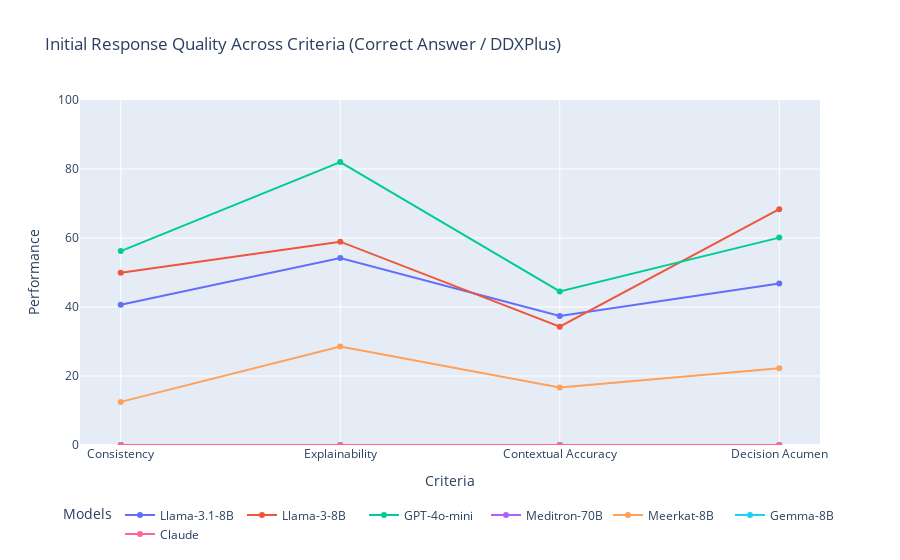

Source (notebook cell):
### Code cell
import plotly.graph_objects as go

categories = ['Consistency', 'Explainability', 'Contextual Accuracy', 'Decision Acumen']
models = [
    ("Llama-3.1-8B", [40.64, 54.20, 37.41, 46.83]),
    ("Llama-3-8B", [49.96, 58.93, 34.28, 68.35]),
    ("GPT-4o-mini", [56.21, 82.02, 44.50, 60.11]),
    ("Meditron-70B", [0, 0, 0, 0]),
    ("Meerkat-8B", [12.50, 28.57, 16.66, 22.22]),
    ("Gemma-8B", [0, 0, 0, 0]),
    ("Claude", [0, 0, 0, 0])
]

fig = go.Figure()

# Add traces for each model
for model_name, values in models:
    fig.add_trace(go.Scatter(
        x=categories,
        y=values,
        mode='lines+markers',
        name=model_name,
        text=[f"{value:.2f}" for value in values],  # Add hover text for values
        hoverinfo="text+name"
    ))

# Update layout
fig.update_layout(
    title="Initial Response Quality Across Criteria (Correct Answer / DDXPlus)",
    xaxis=dict(
        title="Criteria",
        tickmode="linear",
        tickvals=list(range(len(categories))),
        ticktext=categories
    ),
    yaxis=dict(
        title="Performance",
        range=[0, 100]
    ),
    legend=dict(
        title="Models",
        orientation="h",
        yanchor="bottom",
        y=-0.3,
        xanchor="center",
        x=0.5
    )
)

fig.show()

### Figure 1 — Plotly figure (JSON) as saved in the notebook; plotly's stock layout.template omitted (floating-point values rounded to 4 significant figures)
{"data": [{"hoverinfo": "text+name", "mode": "lines+markers", "name": "Llama-3.1-8B", "text": ["40.64", "54.20", "37.41", "46.83"], "type": "scatter", "x": ["Consistency", "Explainability", "Contextual Accuracy", "Decision Acumen"], "y": [40.64, 54.2, 37.41, 46.83]}, {"hoverinfo": "text+name", "mode": "lines+markers", "name": "Llama-3-8B", "text": ["49.96", "58.93", "34.28", "68.35"], "type": "scatter", "x": ["Consistency", "Explainability", "Contextual Accuracy", "Decision Acumen"], "y": [49.96, 58.93, 34.28, 68.35]}, {"hoverinfo": "text+name", "mode": "lines+markers", "name": "GPT-4o-mini", "text": ["56.21", "82.02", "44.50", "60.11"], "type": "scatter", "x": ["Consistency", "Explainability", "Contextual Accuracy", "Decision Acumen"], "y": [56.21, 82.02, 44.5, 60.11]}, {"hoverinfo": "text+name", "mode": "lines+markers", "name": "Meditron-70B", "text": ["0.00", "0.00", "0.00", "0.00"], "type": "scatter", "x": ["Consistency", "Explainability", "Contextual Accuracy", "Decision Acumen"], "y": [0, 0, 0, 0]}, {"hoverinfo": "text+name", "mode": "lines+markers", "name": "Meerkat-8B", "text": ["12.50", "28.57", "16.66", "22.22"], "type": "scatter", "x": ["Consistency", "Explainability", "Contextual Accuracy", "Decision Acumen"], "y": [12.5, 28.57, 16.66, 22.22]}, {"hoverinfo": "text+name", "mode": "lines+markers", "name": "Gemma-8B", "text": ["0.00", "0.00", "0.00", "0.00"], "type": "scatter", "x": ["Consistency", "Explainability", "Contextual Accuracy", "Decision Acumen"], "y": [0, 0, 0, 0]}, {"hoverinfo": "text+name", "mode": "lines+markers", "name": "Claude", "text": ["0.00", "0.00", "0.00", "0.00"], "type": "scatter", "x": ["Consistency", "Explainability", "Contextual Accuracy", "Decision Acumen"], "y": [0, 0, 0, 0]}], "layout": {"legend": {"orientation": "h", "title": {"text": "Models"}, "x": 0.5, "xanchor": "center", "y": -0.3, "yanchor": "bottom"}, "title": {"text": "Initial Response Quality Across Criteria (Correct Answer / DDXPlus)"}, "xaxis": {"tickmode": "linear", "ticktext": ["Consistency", "Explainability", "Contextual Accuracy", "Decision Acumen"], "tickvals": [0, 1, 2, 3], "title": {"text": "Criteria"}}, "yaxis": {"range": [0, 100], "title": {"text": "Performance"}}}}
